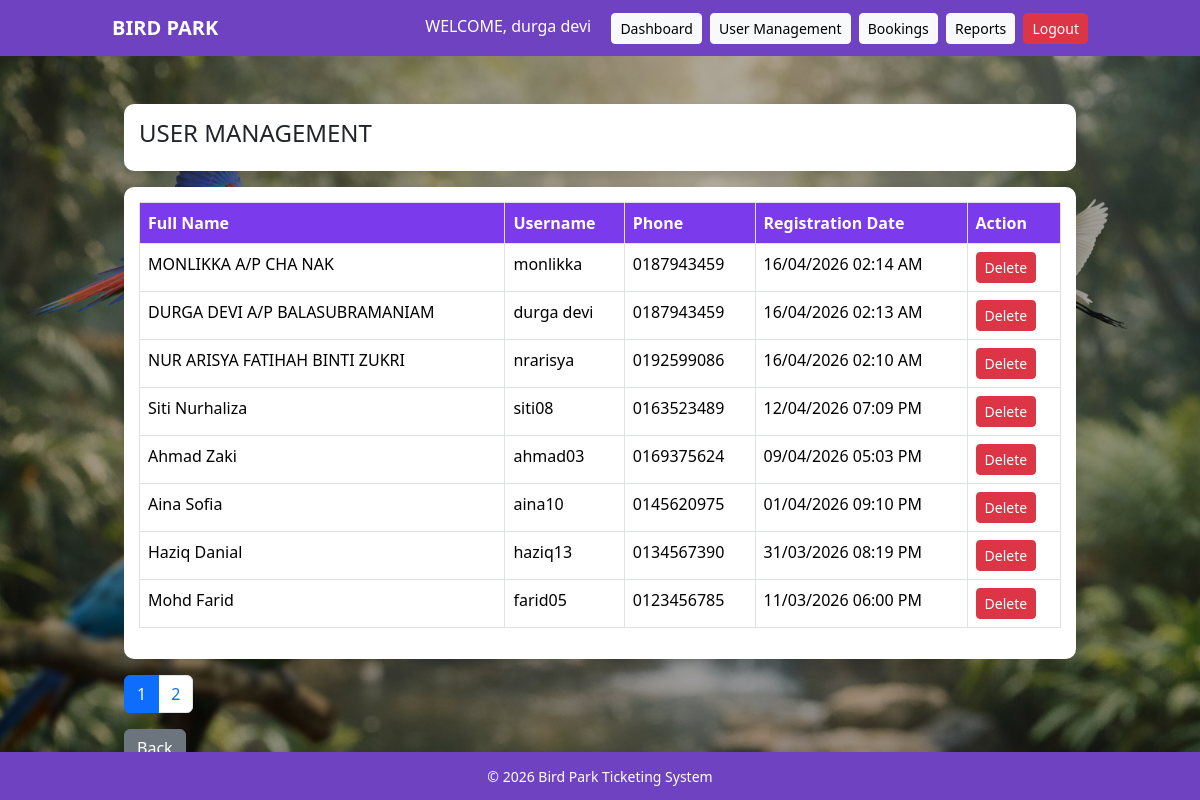
/Admin_project/admin_user.php (signed in), run on the app's committed database.
### tables this page shows
CREATE TABLE `user` (
  `id` int(11) NOT NULL,
  `fullname` varchar(100) NOT NULL,
  `username` varchar(50) NOT NULL,
  `password` varchar(255) NOT NULL,
  `phone` varchar(20) DEFAULT NULL,
  `role` varchar(20) NOT NULL DEFAULT 'customer',
  `created_at` timestamp NOT NULL DEFAULT current_timestamp()
);

### Admin_project/admin_user.php (the view, shortened to what this page needs)
<?php
include 'conn.php';
include 'header.php';
$limit = 8;
$page = isset($_GET['page']) ? intval($_GET['page']) : 1;
$offset = ($page - 1) * $limit;
$sql = "SELECT id, fullname, username, phone,created_at
        FROM user
        WHERE role='customer'
		ORDER BY user.created_at DESC, user.id DESC
        LIMIT $limit OFFSET $offset";
$result = $conn->query($sql);
$totalResult = $conn->query("SELECT COUNT(*) as total FROM user WHERE role='customer'");
$totalRow = $totalResult->fetch_assoc();
$totalUsers = $totalRow['total'];
$totalPages = ceil($totalUsers / $limit);
?>
<div class="container mt-4">
<div class="card-box mb-3">
<h4>USER MANAGEMENT</h4>
</div>
<div class="card-box">
<table class="table table-bordered table-hover">
<tr>
    <th>Full Name</th>
    <th>Username</th>
    <th>Phone</th>
    <th>Registration Date</th>
    <th>Action</th>
</tr>
<?php while($row = $result->fetch_assoc()): ?>
<tr>
    <td><?= htmlspecialchars($row['fullname']); ?></td>
    <td><?= htmlspecialchars($row['username']); ?></td>
    <td><?= htmlspecialchars($row['phone']); ?></td>
<td>
<?= date("d/m/Y h:i A", strtotime($row['created_at'])); ?>
</td>    <td>
        <a href="?delete=<?= $row['id']; ?>"
           class="btn btn-danger btn-sm"
           onclick="return confirm('Delete this user?')">
           Delete
        </a>
    </td>
</tr>
<?php endwhile; ?>
</table>
</div>
<div class="mt-3">
<nav>
<ul class="pagination">
<?php for($i=1; $i<=$totalPages; $i++): ?>
    <li class="page-item <?= ($i==$page)?'active':''; ?>">
        <a class="page-link" href="?page=<?= $i; ?>">
            <?= $i; ?>
        </a>
    </li>
<?php endfor; ?>
</ul>
</nav>
</div>
<a href="admin_dashboard.php" class="btn btn-secondary">Back</a>
</div>
<?php include 'footer.php'; ?>

### Admin_project/header.php (style rules this page uses)
body { min-height: 100vh; background: #f7f7f7; position: relative; }
body::before { content: ""; position: fixed; width: 100%; height: 100%; background: linear-gradient(rgba(0,0,0,0.3), rgba(0,0,0,0.3)), url("images/birdpark_bg.jpg") center/cover no-repeat; z-index: -1; }

### Admin_project/admin_user.php (style rules this page uses)
.container { max-width:1000px }
.card-box { background:white; padding:15px; border-radius:10px; box-shadow:0 3px 10px rgba(0,0,0,0.08) }
.table th { background:#7c3aed; color:white; }

### data on the page
user: fullname "MONLIKKA A/P CHA NAK", username "monlikka", phone "0187943459", created_at "16/04/2026 02:14 AM"
user: fullname "DURGA DEVI A/P BALASUBRAMANIAM", username "durga devi", phone "0187943459", created_at "16/04/2026 02:13 AM"
user: fullname "NUR ARISYA FATIHAH BINTI ZUKRI", username "nrarisya", phone "0192599086", created_at "16/04/2026 02:10 AM"
user: fullname "Siti Nurhaliza", username "siti08", phone "0163523489", created_at "12/04/2026 07:09 PM"
user: fullname "Ahmad Zaki", username "ahmad03", phone "0169375624", created_at "09/04/2026 05:03 PM"
user: fullname "Aina Sofia", username "aina10", phone "0145620975", created_at "01/04/2026 09:10 PM"
user: fullname "Haziq Danial", username "haziq13", phone "0134567390", created_at "31/03/2026 08:19 PM"
user: fullname "Mohd Farid", username "farid05", phone "0123456785", created_at "11/03/2026 06:00 PM"

### other printed values
$_SESSION['admin_name'] "durga devi"
